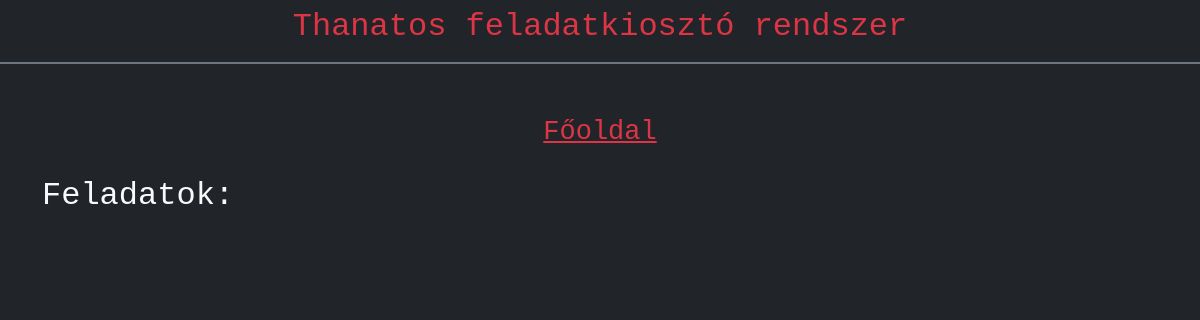
Page /?id=2 on the earlier database version.
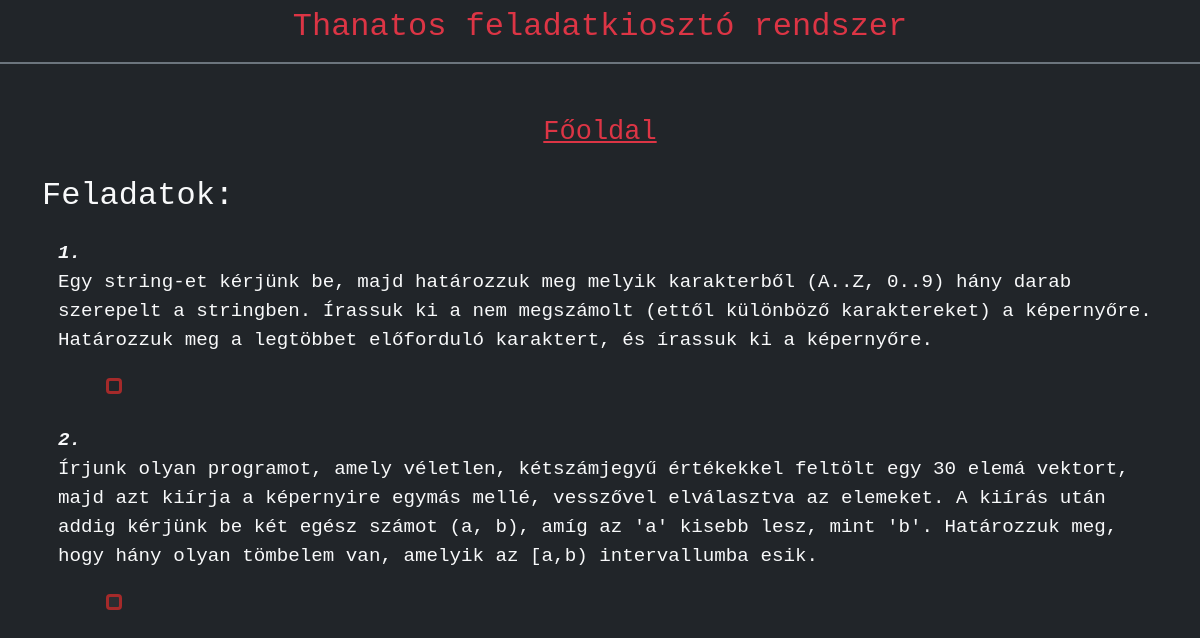
Same page on the later database version.
### thanatos_site/models.py (models this page shows, shortened)
class Task(Model):
    description = models.TextField() # feladat leírása
    difficulty = models.SmallIntegerField() #1-2-3-nehézségek
    subject = models.ForeignKey(Subject, default=None, on_delete=models.DO_NOTHING, related_name='subject')
    type = models.ForeignKey(Type, default=None, on_delete=models.DO_NOTHING, related_name='type')
    options = models.TextField(default="")
    answer = models.TextField(default="")
    def options_as_list(self):
        return self.options.split(';')

### thanatos_site/views.py (the view)
# urls.py: path('', views.mainPage, name='home'),
def mainPage(request):
    subjects = Subject.objects.all() # összes adatot lekérjük (Select *)
    subject_tasks = Task.objects.all() #az összes feladat lekérése későbbi szűrésre
    queryparam_subject = request.GET.get('id')
    if queryparam_subject is None or queryparam_subject == '':
        return render(request, 'main.html',{'subjects_names':subjects})
    else:
        curr_subject = subjects.filter(id__exact=queryparam_subject) #lekérem id alapján a kiválasztott tárgyat
        filtered_tasks = subject_tasks.filter(subject__exact=curr_subject.first()) # a first()-el megkapom a tárgy nevét stringként és arra szűrök
        try:
            subject_data:Subject = Subject.objects.get(pk=queryparam_subject)
        except ObjectDoesNotExist:
            return redirect('home')
        return render(request, 'tasks.html', {'tasks':filtered_tasks})

### thanatos_site/templates/tasks.html (shortened to what this page needs)
{% extends '_base.html' %}
{% block content %}
<div class="container">
    <a class="link-danger d-flex mx-auto text-center justify-content-center" style="font-size:27px;" href="/">Főoldal</a>
    <h2 class="text-light my-4">Feladatok: </h2>
    {% for task in tasks %}
        <div class="d-inline text-light ps-3">
            <b><i><p style="display:inline;">{{forloop.counter}}.</p></i></b>
        </div>
        <div class="d-inline-block text-light position-relative ms-3">
            <p>{{task.description}}</p>
        </div>
            <div class="ps-5 mt-2 mb-4 d-block">
            <div class="radio-answers d-inline">
            {% for option in task.options_as_list %}
                <label class="mx-3" onclick="checkAnswer({{ forloop.counter }}, '{{task.answer}}')" for="answer{{forloop.counter}}">{{option}}</label>
            {% endfor %}
            </div>
        </div>
    {% endfor %}
</div>
{% endblock content %}

Differences in the rows shown:
now on this page (row edited): Task: description "Egy string-et kérjünk be, majd határozzuk meg melyik karakterből (A..Z, 0..9) hány darab szerepelt a stringben. Írassuk ki a nem megszámolt (ettől különböző karaktereket) a képernyőre. Határozzuk meg a legtöbbet előforduló karaktert, és írassuk ki a képernyőre."
now on this page (row edited): Task: description "Írjunk olyan programot, amely véletlen, kétszámjegyű értékekkel feltölt egy 30 elemá vektort, majd azt kiírja a képernyire egymás mellé, vesszővel elválasztva az elemeket. A kiírás után addig kérjünk be két egész számot (a, b), amíg az 'a' kisebb lesz, mint 'b'. Határozzuk meg, hogy hány olyan tömbelem van, amelyik az [a,b) intervallumba esik."
